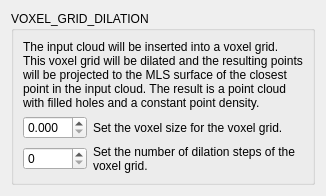
            <widget class="QWidget" name="page_5">
             <layout class="QVBoxLayout" name="verticalLayout_5">
              <item>
               <widget class="QGroupBox" name="groupBox_5">
                <property name="title">
                 <string>VOXEL_GRID_DILATION</string>
                </property>
                <layout class="QVBoxLayout" name="verticalLayout_12">
                 <item>
                  <widget class="QLabel" name="label_6">
                   <property name="text">
                    <string>The input cloud will be inserted into a voxel grid. This voxel grid will be dilated and the resulting points will be projected to the MLS surface of the closest point in the input cloud. The result is a point cloud with filled holes and a constant point density.</string>
                   </property>
                   <property name="wordWrap">
                    <bool>true</bool>
                   </property>
                  </widget>
                 </item>
                 <item>
                  <layout class="QGridLayout" name="gridLayout_7" columnstretch="0,1">
                   <item row="0" column="1">
                    <widget class="QLabel" name="label_10">
                     <property name="text">
                      <string>Set the voxel size for the voxel grid.</string>
                     </property>
                     <property name="wordWrap">
                      <bool>true</bool>
                     </property>
                    </widget>
                   </item>
                   <item row="0" column="0">
                    <widget class="QDoubleSpinBox" name="doubleSpinBox_dilationVoxelSize">
                     <property name="decimals">
                      <number>3</number>
                     </property>
                    </widget>
                   </item>
                   <item row="1" column="1">
                    <widget class="QLabel" name="label_11">
                     <property name="text">
                      <string>Set the number of dilation steps of the voxel grid.</string>
                     </property>
                     <property name="wordWrap">
                      <bool>true</bool>
                     </property>
                    </widget>
                   </item>
                   <item row="1" column="0">
                    <widget class="QSpinBox" name="spinBox_dilationSteps"/>
                   </item>
                  </layout>
                 </item>
                 <item>
                  <spacer name="verticalSpacer_6">
                   <property name="orientation">
                    <enum>Qt::Vertical</enum>
                   </property>
                   <property name="sizeHint" stdset="0">
                    <size>
                     <width>20</width>
                     <height>0</height>
                    </size>
                   </property>
                  </spacer>
                 </item>
                </layout>
               </widget>
              </item>
             </layout>
            </widget>
